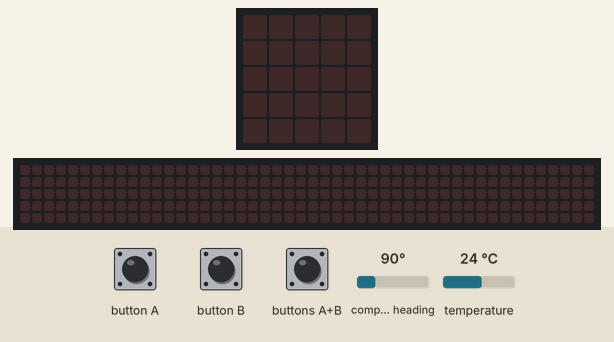
The program below on a simulated BBC micro:bit (MakeCode). On the bench: the board's 5×5 LED display, a strip that is not on the board, showing the scrolling text unrolled. The test bench sets the inputs (shaded band); at power-on: compass heading 90°, temperature 24 °C. The 48×5 strip is a reading aid, not a part: it shows the text the display is scrolling, unrolled, one strip-width of it at a time; the compass is already calibrated.

Above: at 1.2 s.
1.3 s: button A pressed for 0.15 s
At 1.8 s:
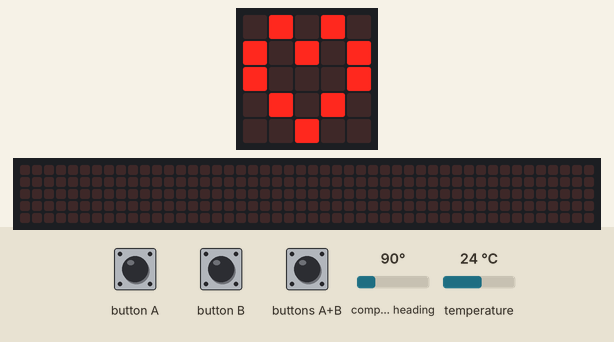
4.4 s: button B pressed for 0.15 s
At 4.92 s:
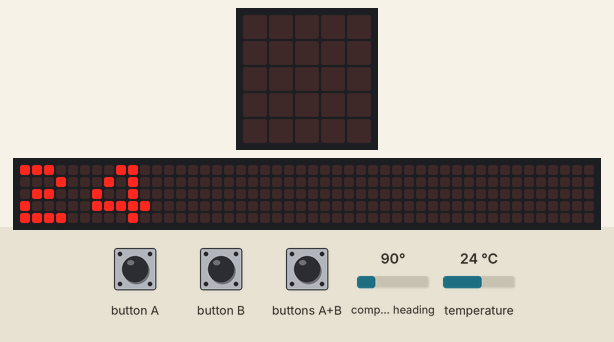
7.4 s: buttons A+B pressed for 1 s
At 10.92 s:
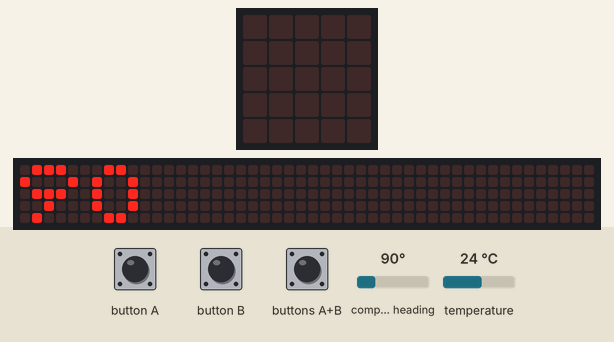
11.4 s: buttons A+B pressed for 0.15 s
At 11.62 s:
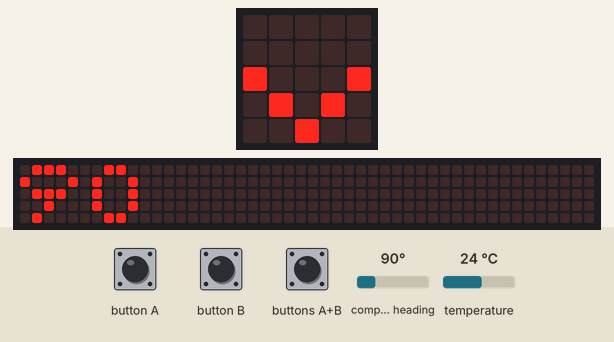
14.5 s: button B pressed for 0.15 s
At 14.72 s:
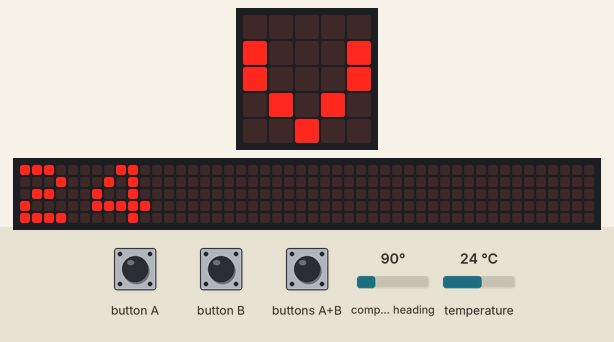
17.6 s: buttons A+B pressed for 0.15 s
At 17.82 s:
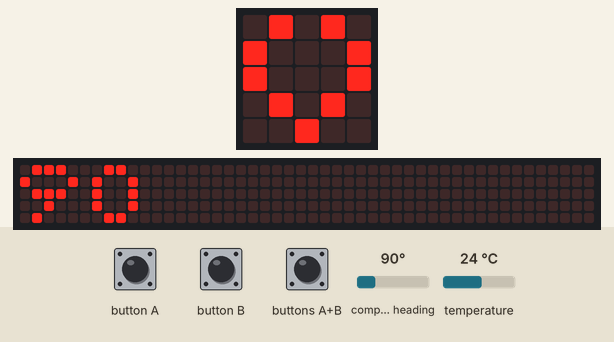

The program:

main.ts
```typescript
input.onButtonPressed(Button.A, function () {
    for (let index = 0; index < 3; index++) {
        basic.showLeds(`
            . # . # .
            # . # . #
            # . . . #
            . # . # .
            . . # . .
            `)
        basic.pause(100)
        basic.showLeds(`
            . # . # .
            # . . . #
            # . . . #
            . # . # .
            . . # . .
            `)
        basic.pause(100)
        basic.showLeds(`
            . . . . .
            # . . . #
            # . . . #
            . # . # .
            . . # . .
            `)
        basic.pause(100)
        basic.showLeds(`
            . . . . .
            . . . . .
            # . . . #
            . # . # .
            . . # . .
            `)
        basic.pause(100)
        basic.showLeds(`
            . . . . .
            . . . . .
            . . . . .
            . # . # .
            . . # . .
            `)
        basic.pause(100)
        basic.showLeds(`
            . . . . .
            . . . . .
            . . . . .
            . . . . .
            . . # . .
            `)
        basic.pause(100)
        basic.showLeds(`
            . . . . .
            . . . . .
            . . . . .
            . . . . .
            . . . . .
            `)
        basic.pause(100)
        basic.showLeds(`
            . . . . .
            . . . . .
            . . . . .
            . . . . .
            . . # . .
            `)
        basic.pause(100)
        basic.showLeds(`
            . . . . .
            . . . . .
            . . . . .
            . # . # .
            . . # . .
            `)
        basic.pause(100)
        basic.showLeds(`
            . . . . .
            . . . . .
            # . . . #
            . # . # .
            . . # . .
            `)
        basic.pause(100)
        basic.showLeds(`
            . . . . .
            # . . . #
            # . . . #
            . # . # .
            . . # . .
            `)
        basic.pause(100)
        basic.showLeds(`
            . # . # .
            # . . . #
            # . . . #
            . # . # .
            . . # . .
            `)
        basic.pause(100)
        basic.showLeds(`
            . # . # .
            # . # . #
            # . . . #
            . # . # .
            . . # . .
            `)
    }
})
input.onButtonPressed(Button.AB, function () {
    basic.showNumber(input.compassHeading())
})
input.onButtonPressed(Button.B, function () {
    basic.showNumber(input.temperature())
})
basic.forever(function () {

})
```

test.ts
```typescript
// Hier kann man Tests durchführen; diese Datei wird nicht kompiliert, wenn dieses Paket als Erweiterung verwendet wird.
```

Measured:
- after the input at 1.3 s, the display: changes after 0.15 s (image 1)
- after the input at 4.4 s, the display: first differs from a run without the input after 0.45 s (image 2)
- after the input at 7.4 s, the display: first differs from a run without the input after 1.1 s (image 3 shows a later state)
- after the input at 11.4 s, the display: changes after 0.15 s (image 4)
- after the input at 14.5 s, the display: changes after 0.15 s (image 5)
- after the input at 17.6 s, the display: changes after 0.15 s (image 6)
- what the display in image 1 shows lasts 0.5 s, from 1.5 s to 2.0 s
